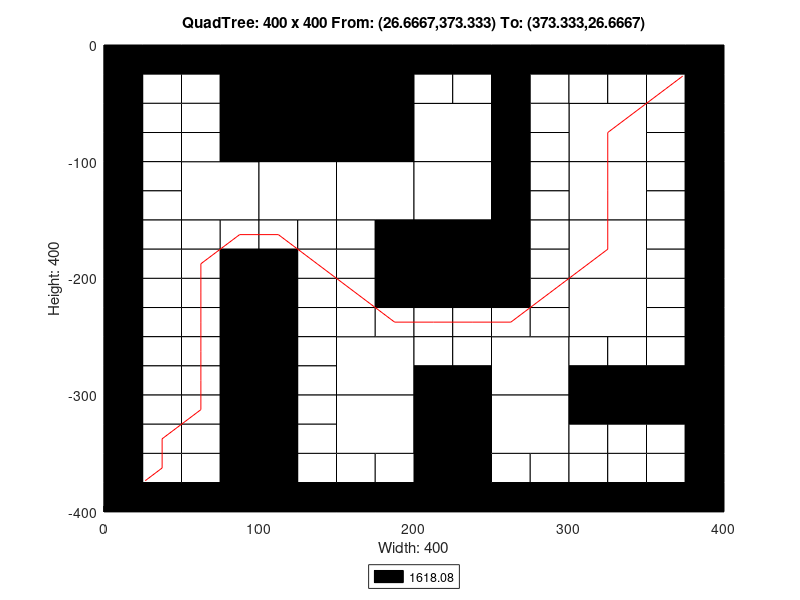

Reproduce this figure in MATLAB.
axis([0 400 -400 0]);
title('QuadTree: 400 x 400 From: (26.6667,373.333) To: (373.333,26.6667)');
xlabel('Width: 400');
ylabel('Height: 400');
rectangle('Position',[100 -100 100 100], 'FaceColor',[0 0 0]);
rectangle('Position',[50 -150 50 50], 'FaceColor',[1 1 1]);
rectangle('Position',[100 -150 50 50], 'FaceColor',[1 1 1]);
rectangle('Position',[150 -150 50 50], 'FaceColor',[1 1 1]);
rectangle('Position',[200 -100 50 50], 'FaceColor',[1 1 1]);
rectangle('Position',[300 -100 50 50], 'FaceColor',[1 1 1]);
rectangle('Position',[200 -150 50 50], 'FaceColor',[1 1 1]);
rectangle('Position',[200 -200 50 50], 'FaceColor',[0 0 0]);
rectangle('Position',[300 -150 50 50], 'FaceColor',[1 1 1]);
rectangle('Position',[300 -200 50 50], 'FaceColor',[1 1 1]);
rectangle('Position',[150 -300 50 50], 'FaceColor',[1 1 1]);
rectangle('Position',[150 -350 50 50], 'FaceColor',[1 1 1]);
rectangle('Position',[250 -300 50 50], 'FaceColor',[1 1 1]);
rectangle('Position',[300 -250 50 50], 'FaceColor',[1 1 1]);
rectangle('Position',[200 -350 50 50], 'FaceColor',[0 0 0]);
rectangle('Position',[250 -350 50 50], 'FaceColor',[1 1 1]);
rectangle('Position',[200 -400 50 50], 'FaceColor',[0 0 0]);
rectangle('Position',[0 -25 25 25], 'FaceColor',[0 0 0]);
rectangle('Position',[25 -25 25 25], 'FaceColor',[0 0 0]);
rectangle('Position',[0 -50 25 25], 'FaceColor',[0 0 0]);
rectangle('Position',[25 -50 25 25], 'FaceColor',[1 1 1]);
rectangle('Position',[50 -25 25 25], 'FaceColor',[0 0 0]);
rectangle('Position',[75 -25 25 25], 'FaceColor',[0 0 0]);
rectangle('Position',[50 -50 25 25], 'FaceColor',[1 1 1]);
rectangle('Position',[75 -50 25 25], 'FaceColor',[0 0 0]);
rectangle('Position',[0 -75 25 25], 'FaceColor',[0 0 0]);
rectangle('Position',[25 -75 25 25], 'FaceColor',[1 1 1]);
rectangle('Position',[0 -100 25 25], 'FaceColor',[0 0 0]);
rectangle('Position',[25 -100 25 25], 'FaceColor',[1 1 1]);
rectangle('Position',[50 -75 25 25], 'FaceColor',[1 1 1]);
rectangle('Position',[75 -75 25 25], 'FaceColor',[0 0 0]);
rectangle('Position',[50 -100 25 25], 'FaceColor',[1 1 1]);
rectangle('Position',[75 -100 25 25], 'FaceColor',[0 0 0]);
rectangle('Position',[0 -125 25 25], 'FaceColor',[0 0 0]);
rectangle('Position',[25 -125 25 25], 'FaceColor',[1 1 1]);
rectangle('Position',[0 -150 25 25], 'FaceColor',[0 0 0]);
rectangle('Position',[25 -150 25 25], 'FaceColor',[1 1 1]);
rectangle('Position',[0 -175 25 25], 'FaceColor',[0 0 0]);
rectangle('Position',[25 -175 25 25], 'FaceColor',[1 1 1]);
rectangle('Position',[0 -200 25 25], 'FaceColor',[0 0 0]);
rectangle('Position',[25 -200 25 25], 'FaceColor',[1 1 1]);
rectangle('Position',[50 -175 25 25], 'FaceColor',[1 1 1]);
rectangle('Position',[75 -175 25 25], 'FaceColor',[1 1 1]);
rectangle('Position',[50 -200 25 25], 'FaceColor',[1 1 1]);
rectangle('Position',[75 -200 25 25], 'FaceColor',[0 0 0]);
rectangle('Position',[100 -175 25 25], 'FaceColor',[1 1 1]);
rectangle('Position',[125 -175 25 25], 'FaceColor',[1 1 1]);
rectangle('Position',[100 -200 25 25], 'FaceColor',[0 0 0]);
rectangle('Position',[125 -200 25 25], 'FaceColor',[1 1 1]);
rectangle('Position',[150 -175 25 25], 'FaceColor',[1 1 1]);
rectangle('Position',[175 -175 25 25], 'FaceColor',[0 0 0]);
rectangle('Position',[150 -200 25 25], 'FaceColor',[1 1 1]);
rectangle('Position',[175 -200 25 25], 'FaceColor',[0 0 0]);
rectangle('Position',[200 -25 25 25], 'FaceColor',[0 0 0]);
rectangle('Position',[225 -25 25 25], 'FaceColor',[0 0 0]);
rectangle('Position',[200 -50 25 25], 'FaceColor',[1 1 1]);
rectangle('Position',[225 -50 25 25], 'FaceColor',[1 1 1]);
rectangle('Position',[250 -25 25 25], 'FaceColor',[0 0 0]);
rectangle('Position',[275 -25 25 25], 'FaceColor',[0 0 0]);
rectangle('Position',[250 -50 25 25], 'FaceColor',[0 0 0]);
rectangle('Position',[275 -50 25 25], 'FaceColor',[1 1 1]);
rectangle('Position',[250 -75 25 25], 'FaceColor',[0 0 0]);
rectangle('Position',[275 -75 25 25], 'FaceColor',[1 1 1]);
rectangle('Position',[250 -100 25 25], 'FaceColor',[0 0 0]);
rectangle('Position',[275 -100 25 25], 'FaceColor',[1 1 1]);
rectangle('Position',[300 -25 25 25], 'FaceColor',[0 0 0]);
rectangle('Position',[325 -25 25 25], 'FaceColor',[0 0 0]);
rectangle('Position',[300 -50 25 25], 'FaceColor',[1 1 1]);
rectangle('Position',[325 -50 25 25], 'FaceColor',[1 1 1]);
rectangle('Position',[350 -25 25 25], 'FaceColor',[0 0 0]);
rectangle('Position',[375 -25 25 25], 'FaceColor',[0 0 0]);
rectangle('Position',[350 -50 25 25], 'FaceColor',[1 1 1]);
rectangle('Position',[375 -50 25 25], 'FaceColor',[0 0 0]);
rectangle('Position',[350 -75 25 25], 'FaceColor',[1 1 1]);
rectangle('Position',[375 -75 25 25], 'FaceColor',[0 0 0]);
rectangle('Position',[350 -100 25 25], 'FaceColor',[1 1 1]);
rectangle('Position',[375 -100 25 25], 'FaceColor',[0 0 0]);
rectangle('Position',[250 -125 25 25], 'FaceColor',[0 0 0]);
rectangle('Position',[275 -125 25 25], 'FaceColor',[1 1 1]);
rectangle('Position',[250 -150 25 25], 'FaceColor',[0 0 0]);
rectangle('Position',[275 -150 25 25], 'FaceColor',[1 1 1]);
rectangle('Position',[250 -175 25 25], 'FaceColor',[0 0 0]);
rectangle('Position',[275 -175 25 25], 'FaceColor',[1 1 1]);
rectangle('Position',[250 -200 25 25], 'FaceColor',[0 0 0]);
rectangle('Position',[275 -200 25 25], 'FaceColor',[1 1 1]);
rectangle('Position',[350 -125 25 25], 'FaceColor',[1 1 1]);
rectangle('Position',[375 -125 25 25], 'FaceColor',[0 0 0]);
rectangle('Position',[350 -150 25 25], 'FaceColor',[1 1 1]);
rectangle('Position',[375 -150 25 25], 'FaceColor',[0 0 0]);
rectangle('Position',[350 -175 25 25], 'FaceColor',[1 1 1]);
rectangle('Position',[375 -175 25 25], 'FaceColor',[0 0 0]);
rectangle('Position',[350 -200 25 25], 'FaceColor',[1 1 1]);
rectangle('Position',[375 -200 25 25], 'FaceColor',[0 0 0]);
rectangle('Position',[0 -225 25 25], 'FaceColor',[0 0 0]);
rectangle('Position',[25 -225 25 25], 'FaceColor',[1 1 1]);
rectangle('Position',[0 -250 25 25], 'FaceColor',[0 0 0]);
rectangle('Position',[25 -250 25 25], 'FaceColor',[1 1 1]);
rectangle('Position',[50 -225 25 25], 'FaceColor',[1 1 1]);
rectangle('Position',[75 -225 25 25], 'FaceColor',[0 0 0]);
rectangle('Position',[50 -250 25 25], 'FaceColor',[1 1 1]);
rectangle('Position',[75 -250 25 25], 'FaceColor',[0 0 0]);
rectangle('Position',[0 -275 25 25], 'FaceColor',[0 0 0]);
rectangle('Position',[25 -275 25 25], 'FaceColor',[1 1 1]);
rectangle('Position',[0 -300 25 25], 'FaceColor',[0 0 0]);
rectangle('Position',[25 -300 25 25], 'FaceColor',[1 1 1]);
rectangle('Position',[50 -275 25 25], 'FaceColor',[1 1 1]);
rectangle('Position',[75 -275 25 25], 'FaceColor',[0 0 0]);
rectangle('Position',[50 -300 25 25], 'FaceColor',[1 1 1]);
rectangle('Position',[75 -300 25 25], 'FaceColor',[0 0 0]);
rectangle('Position',[100 -225 25 25], 'FaceColor',[0 0 0]);
rectangle('Position',[125 -225 25 25], 'FaceColor',[1 1 1]);
rectangle('Position',[100 -250 25 25], 'FaceColor',[0 0 0]);
rectangle('Position',[125 -250 25 25], 'FaceColor',[1 1 1]);
rectangle('Position',[150 -225 25 25], 'FaceColor',[1 1 1]);
rectangle('Position',[175 -225 25 25], 'FaceColor',[0 0 0]);
rectangle('Position',[150 -250 25 25], 'FaceColor',[1 1 1]);
rectangle('Position',[175 -250 25 25], 'FaceColor',[1 1 1]);
rectangle('Position',[100 -275 25 25], 'FaceColor',[0 0 0]);
rectangle('Position',[125 -275 25 25], 'FaceColor',[1 1 1]);
rectangle('Position',[100 -300 25 25], 'FaceColor',[0 0 0]);
rectangle('Position',[125 -300 25 25], 'FaceColor',[1 1 1]);
rectangle('Position',[0 -325 25 25], 'FaceColor',[0 0 0]);
rectangle('Position',[25 -325 25 25], 'FaceColor',[1 1 1]);
rectangle('Position',[0 -350 25 25], 'FaceColor',[0 0 0]);
rectangle('Position',[25 -350 25 25], 'FaceColor',[1 1 1]);
rectangle('Position',[50 -325 25 25], 'FaceColor',[1 1 1]);
rectangle('Position',[75 -325 25 25], 'FaceColor',[0 0 0]);
rectangle('Position',[50 -350 25 25], 'FaceColor',[1 1 1]);
rectangle('Position',[75 -350 25 25], 'FaceColor',[0 0 0]);
rectangle('Position',[0 -375 25 25], 'FaceColor',[0 0 0]);
rectangle('Position',[25 -375 25 25], 'FaceColor',[1 1 1]);
rectangle('Position',[0 -400 25 25], 'FaceColor',[0 0 0]);
rectangle('Position',[25 -400 25 25], 'FaceColor',[0 0 0]);
rectangle('Position',[50 -375 25 25], 'FaceColor',[1 1 1]);
rectangle('Position',[75 -375 25 25], 'FaceColor',[0 0 0]);
rectangle('Position',[50 -400 25 25], 'FaceColor',[0 0 0]);
rectangle('Position',[75 -400 25 25], 'FaceColor',[0 0 0]);
rectangle('Position',[100 -325 25 25], 'FaceColor',[0 0 0]);
rectangle('Position',[125 -325 25 25], 'FaceColor',[1 1 1]);
rectangle('Position',[100 -350 25 25], 'FaceColor',[0 0 0]);
rectangle('Position',[125 -350 25 25], 'FaceColor',[1 1 1]);
rectangle('Position',[100 -375 25 25], 'FaceColor',[0 0 0]);
rectangle('Position',[125 -375 25 25], 'FaceColor',[1 1 1]);
rectangle('Position',[100 -400 25 25], 'FaceColor',[0 0 0]);
rectangle('Position',[125 -400 25 25], 'FaceColor',[0 0 0]);
rectangle('Position',[150 -375 25 25], 'FaceColor',[1 1 1]);
rectangle('Position',[175 -375 25 25], 'FaceColor',[1 1 1]);
rectangle('Position',[150 -400 25 25], 'FaceColor',[0 0 0]);
rectangle('Position',[175 -400 25 25], 'FaceColor',[0 0 0]);
rectangle('Position',[200 -225 25 25], 'FaceColor',[0 0 0]);
rectangle('Position',[225 -225 25 25], 'FaceColor',[0 0 0]);
rectangle('Position',[200 -250 25 25], 'FaceColor',[1 1 1]);
rectangle('Position',[225 -250 25 25], 'FaceColor',[1 1 1]);
rectangle('Position',[250 -225 25 25], 'FaceColor',[0 0 0]);
rectangle('Position',[275 -225 25 25], 'FaceColor',[1 1 1]);
rectangle('Position',[250 -250 25 25], 'FaceColor',[1 1 1]);
rectangle('Position',[275 -250 25 25], 'FaceColor',[1 1 1]);
rectangle('Position',[200 -275 25 25], 'FaceColor',[1 1 1]);
rectangle('Position',[225 -275 25 25], 'FaceColor',[1 1 1]);
rectangle('Position',[200 -300 25 25], 'FaceColor',[0 0 0]);
rectangle('Position',[225 -300 25 25], 'FaceColor',[0 0 0]);
rectangle('Position',[350 -225 25 25], 'FaceColor',[1 1 1]);
rectangle('Position',[375 -225 25 25], 'FaceColor',[0 0 0]);
rectangle('Position',[350 -250 25 25], 'FaceColor',[1 1 1]);
rectangle('Position',[375 -250 25 25], 'FaceColor',[0 0 0]);
rectangle('Position',[300 -275 25 25], 'FaceColor',[1 1 1]);
rectangle('Position',[325 -275 25 25], 'FaceColor',[1 1 1]);
rectangle('Position',[300 -300 25 25], 'FaceColor',[0 0 0]);
rectangle('Position',[325 -300 25 25], 'FaceColor',[0 0 0]);
rectangle('Position',[350 -275 25 25], 'FaceColor',[1 1 1]);
rectangle('Position',[375 -275 25 25], 'FaceColor',[0 0 0]);
rectangle('Position',[350 -300 25 25], 'FaceColor',[0 0 0]);
rectangle('Position',[375 -300 25 25], 'FaceColor',[0 0 0]);
rectangle('Position',[250 -375 25 25], 'FaceColor',[1 1 1]);
rectangle('Position',[275 -375 25 25], 'FaceColor',[1 1 1]);
rectangle('Position',[250 -400 25 25], 'FaceColor',[0 0 0]);
rectangle('Position',[275 -400 25 25], 'FaceColor',[0 0 0]);
rectangle('Position',[300 -325 25 25], 'FaceColor',[0 0 0]);
rectangle('Position',[325 -325 25 25], 'FaceColor',[0 0 0]);
rectangle('Position',[300 -350 25 25], 'FaceColor',[1 1 1]);
rectangle('Position',[325 -350 25 25], 'FaceColor',[1 1 1]);
rectangle('Position',[350 -325 25 25], 'FaceColor',[0 0 0]);
rectangle('Position',[375 -325 25 25], 'FaceColor',[0 0 0]);
rectangle('Position',[350 -350 25 25], 'FaceColor',[1 1 1]);
rectangle('Position',[375 -350 25 25], 'FaceColor',[0 0 0]);
rectangle('Position',[300 -375 25 25], 'FaceColor',[1 1 1]);
rectangle('Position',[325 -375 25 25], 'FaceColor',[1 1 1]);
rectangle('Position',[300 -400 25 25], 'FaceColor',[0 0 0]);
rectangle('Position',[325 -400 25 25], 'FaceColor',[0 0 0]);
rectangle('Position',[350 -375 25 25], 'FaceColor',[1 1 1]);
rectangle('Position',[375 -375 25 25], 'FaceColor',[0 0 0]);
rectangle('Position',[350 -400 25 25], 'FaceColor',[0 0 0]);
rectangle('Position',[375 -400 25 25], 'FaceColor',[0 0 0]);
X=[373.333,362.5,325,325,325,287.5,262.5,237.5,212.5,187.5,162.5,137.5,112.5,87.5,62.5,62.5,62.5,62.5,62.5,62.5,37.5,37.5,26.6667];
Y=[-26.6667,-37.5,-75,-125,-175,-212.5,-237.5,-237.5,-237.5,-237.5,-212.5,-187.5,-162.5,-162.5,-187.5,-212.5,-237.5,-262.5,-287.5,-312.5,-337.5,-362.5,-373.333];
hold on;
plot(X,Y,'r');
legend('1618.08','Location','southoutside');
